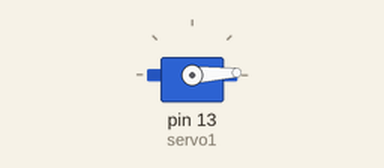
Simulated run of this sketch. Board: Arduino Uno, built with avr-gcc and run on an emulated ATmega328P. Shown: servo.

Above: at 0.05 s.
At 1.55 s:
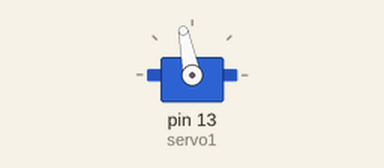
At 3.1 s:
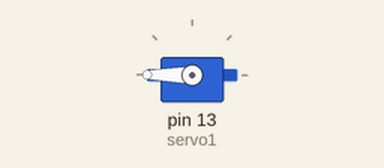
At 6.15 s:
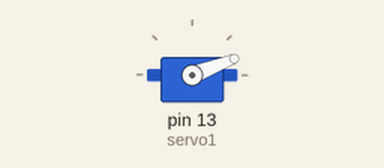
Timing chart, 0 to 9.7 s (numbered marks = the images above):
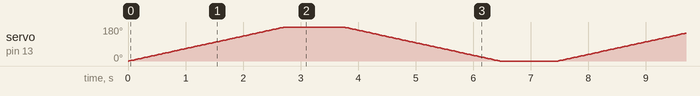

The sketch:

servo_motor_1.ino
```cpp
#include <Servo.h>

Servo servo1;
int pos = 0;

void setup() {
  servo1.attach(13);
}

void loop() {
  for (pos = 0; pos <= 180; pos++) {
    servo1.write(pos);
    delay(15);
  }

  delay(1000);

  for (pos = 180; pos >= 0; pos--) {
    servo1.write(pos);
    delay(15);
  }

  delay(1000);
}
```
